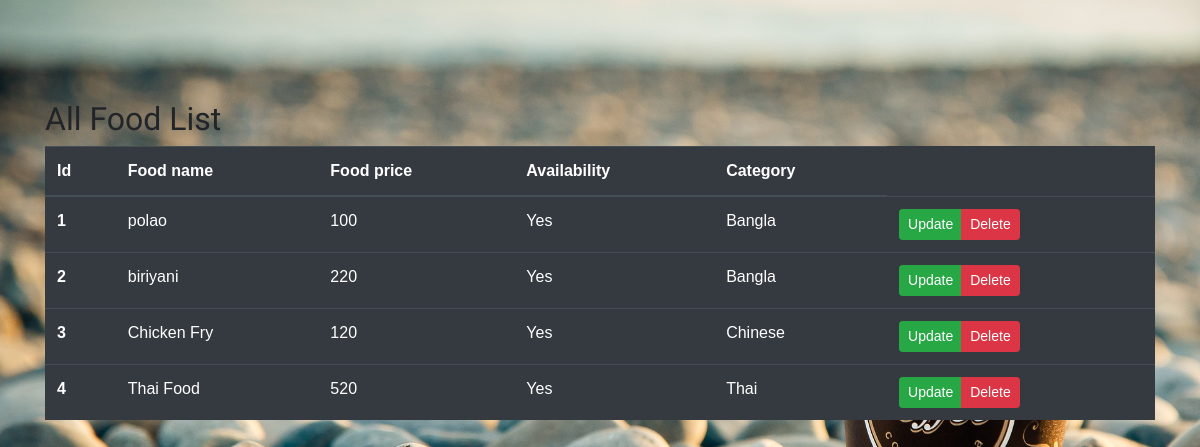
The app's page /foodlist.php with its own data.
### tables this page shows
CREATE TABLE `food` (
  `id` int(50) NOT NULL,
  `foodname` varchar(20) NOT NULL,
  `foodprice` varchar(20) NOT NULL,
  `availability` varchar(20) NOT NULL,
  `fcategory` varchar(20) NOT NULL
);

### foodlist.php (the view, shortened to what this page needs)
<?php
  include "include/db.php";
?>
<!doctype html>
<html lang="en">
  <head>
    <link rel="stylesheet" href="https://stackpath.bootstrapcdn.com/bootstrap/4.4.1/css/bootstrap.min.css">
    <link rel="stylesheet" type="text/css" href="css/style.css">
  </head>
  <body>
    <section>
      <div class="container">
        <div class="row">
          <div class="col-md-8">
            <h2>All Food List</h2>
          </div>
          <div class="col-md-4">
          </div>
        </div>
        <div class="row">
          <div class="col-md-12">
            <table class="table table-dark">
              <thead>
                <tr>
                  <th scope="col">Id</th>
                  <th scope="col">Food name</th>
                  <th scope="col">Food price</th>
                  <th scope="col">Availability</th>
                  <th scope="col">Category</th>
                </tr>
              </thead>
              <tbody>
                <?php
                  $myQuery = "SELECT * FROM food";
                  $allUsers = mysqli_query($db, $myQuery);
                  $i = 0;
                  while ( $row = mysqli_fetch_assoc($allUsers) ) {
                      $id         = $row['id'];
                      $foodname   = $row['foodname'];
                      $foodprice   = $row['foodprice'];
                      $availability  = $row['availability'];
                      $fcategory   = $row['fcategory'];
                    $i++;
                      ?>
                      <tr>
                        <th scope="row"><?php echo $i; ?></th>
                       <td><?php echo $foodname; ?></td>
                        <td><?php echo $foodprice; ?></td>
                        <td><?php echo $availability; ?></td>
                        <td><?php echo $fcategory; ?></td>
                        <td>
                          <div class="btn-group">
                            <a href="updateFood.php?update=<?php echo $id; ?>" class="btn btn-success btn-sm">Update</a>
                            <a href="foodlist.php?delete=<?php echo $id; ?>" class="btn btn-danger btn-sm">Delete</a>
                          </div>
                        </td>
                      </tr>
                <?php  }
                ?>
              </tbody>
            </table>
          </div>
        </div>
      </div>
    </section>
  </body>
</html>

### css/style.css (style rules this page uses)
body { margin: 0; padding: 0; background: url(dosa-king-bangkok-banner.jpg); background-size: cover; background-position: center; font-family: sans-serif; }
h1, h2, h3, h4, h5, h6 { font-family: 'Catamaran', sans-serif; }
section { padding: 100px 0; }
body { margin: 0; padding: 0; background: url(pic1.jpg); background-size: cover; background-position: center; font-family: sans-serif; }

### records on screen
food: foodname "polao", foodprice "100", availability "Yes", fcategory "Bangla"
food: foodname "biriyani", foodprice "220", availability "Yes", fcategory "Bangla"
food: foodname "Chicken Fry", foodprice "120", availability "Yes", fcategory "Chinese"
food: foodname "Thai Food", foodprice "520", availability "Yes", fcategory "Thai"
